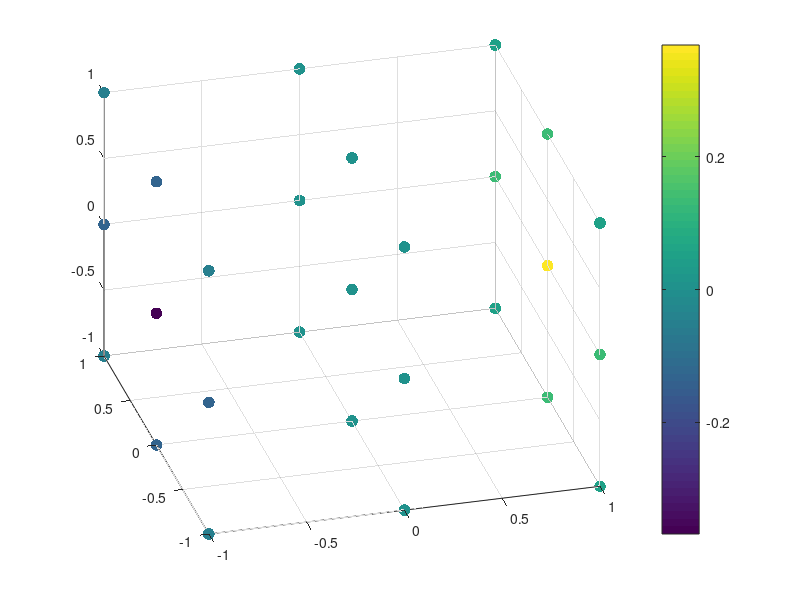

MATLAB code for this plot:
% Definiremos los datos volumétricos asignando un valor 
% a cada punto de una cuadrícula 3D. 
% Veamos un ejemplo simple y de grano grueso (72)

[x, y, z] = meshgrid([-1 0 1]); % -3:0.5:3
v = x .* exp(-x.^2 - y.^2 - z.^2);

% Usaremos "scatter3" para visualizar los valores 
% en cada punto de la cuadrícula.

scatter3(x(:), y(:), z(:), 72, v(:), 'filled'); % 30 
view(-15, 35);                                  % ángulo azimutal y elevación
colorbar;